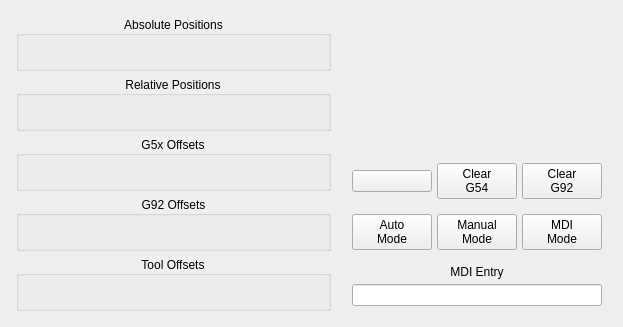
               <widget class="QWidget" name="tab_6">
                <attribute name="title">
                 <string>DRO</string>
                </attribute>
                <layout class="QHBoxLayout" name="horizontalLayout_6">
                 <item>
                  <widget class="QWidget" name="verticalWidget" native="true">
                   <property name="minimumSize">
                    <size>
                     <width>325</width>
                     <height>0</height>
                    </size>
                   </property>
                   <layout class="QVBoxLayout" name="verticalLayout_9">
                    <property name="spacing">
                     <number>5</number>
                    </property>
                    <property name="leftMargin">
                     <number>5</number>
                    </property>
                    <property name="topMargin">
                     <number>5</number>
                    </property>
                    <property name="rightMargin">
                     <number>5</number>
                    </property>
                    <property name="bottomMargin">
                     <number>5</number>
                    </property>
                    <item>
                     <widget class="QGroupBox" name="gridGroupBox">
                      <property name="title">
                       <string>Absolute Positions</string>
                      </property>
                      <property name="alignment">
                       <set>Qt::AlignCenter</set>
                      </property>
                      <property name="page" stdset="0">
                       <string>dro</string>
                      </property>
                      <layout class="QGridLayout" name="gridLayout_3">
                       <property name="spacing">
                        <number>5</number>
                       </property>
                       <item row="0" column="1">
                        <widget class="StatusLabel" name="statuslabel_5">
                         <property name="alignment">
                          <set>Qt::AlignCenter</set>
                         </property>
                         <property name="rules" stdset="0">
                          <string>[{&quot;channels&quot;: [{&quot;url&quot;: &quot;position:abs?string&amp;axis=y&quot;, &quot;trigger&quot;: true}], &quot;property&quot;: &quot;Text&quot;, &quot;expression&quot;: &quot;'Y\\n{}'.format(ch[0])&quot;, &quot;name&quot;: &quot;New Rule&quot;}]</string>
                         </property>
                        </widget>
                       </item>
                       <item row="0" column="0">
                        <widget class="StatusLabel" name="statuslabel_4">
                         <property name="alignment">
                          <set>Qt::AlignCenter</set>
                         </property>
                         <property name="rules" stdset="0">
                          <string>[{&quot;channels&quot;: [{&quot;url&quot;: &quot;position:abs?string&amp;axis=x&quot;, &quot;trigger&quot;: true}], &quot;property&quot;: &quot;Text&quot;, &quot;expression&quot;: &quot;'X\\n{}'.format(ch[0])&quot;, &quot;name&quot;: &quot;New Rule&quot;}]</string>
                         </property>
                        </widget>
                       </item>
                       <item row="0" column="2">
                        <widget class="StatusLabel" name="statuslabel_6">
                         <property name="alignment">
                          <set>Qt::AlignCenter</set>
                         </property>
                         <property name="rules" stdset="0">
                          <string>[{&quot;channels&quot;: [{&quot;url&quot;: &quot;position:abs?string&amp;axis=z&quot;, &quot;trigger&quot;: true}], &quot;property&quot;: &quot;Text&quot;, &quot;expression&quot;: &quot;'Z\\n{}'.format(ch[0])&quot;, &quot;name&quot;: &quot;New Rule&quot;}]</string>
                         </property>
                        </widget>
                       </item>
                      </layout>
                     </widget>
                    </item>
                    <item>
                     <widget class="QGroupBox" name="gridGroupBox_2">
                      <property name="title">
                       <string>Relative Positions</string>
                      </property>
                      <property name="alignment">
                       <set>Qt::AlignCenter</set>
                      </property>
                      <property name="page" stdset="0">
                       <string>dro</string>
                      </property>
                      <layout class="QGridLayout" name="gridLayout_4">
                       <property name="spacing">
                        <number>5</number>
                       </property>
                       <item row="0" column="1">
                        <widget class="StatusLabel" name="statuslabel_7">
                         <property name="alignment">
                          <set>Qt::AlignCenter</set>
                         </property>
                         <property name="rules" stdset="0">
                          <string>[{&quot;channels&quot;: [{&quot;url&quot;: &quot;position:rel?string&amp;axis=y&quot;, &quot;trigger&quot;: true}], &quot;property&quot;: &quot;Text&quot;, &quot;expression&quot;: &quot;'Y\\n{}'.format(ch[0])&quot;, &quot;name&quot;: &quot;New Rule&quot;}]</string>
                         </property>
                        </widget>
                       </item>
                       <item row="0" column="0">
                        <widget class="StatusLabel" name="statuslabel_8">
                         <property name="alignment">
                          <set>Qt::AlignCenter</set>
                         </property>
                         <property name="rules" stdset="0">
                          <string>[{&quot;channels&quot;: [{&quot;url&quot;: &quot;position:rel?string&amp;axis=x&quot;, &quot;trigger&quot;: true}], &quot;property&quot;: &quot;Text&quot;, &quot;expression&quot;: &quot;'X\\n{}'.format(ch[0])&quot;, &quot;name&quot;: &quot;New Rule&quot;}]</string>
                         </property>
                        </widget>
                       </item>
                       <item row="0" column="2">
                        <widget class="StatusLabel" name="statuslabel_9">
                         <property name="alignment">
                          <set>Qt::AlignCenter</set>
                         </property>
                         <property name="rules" stdset="0">
                          <string>[{&quot;channels&quot;: [{&quot;url&quot;: &quot;position:rel?string&amp;axis=z&quot;, &quot;trigger&quot;: true}], &quot;property&quot;: &quot;Text&quot;, &quot;expression&quot;: &quot;'Z\\n{}'.format(ch[0])&quot;, &quot;name&quot;: &quot;New Rule&quot;}]</string>
                         </property>
                        </widget>
                       </item>
                      </layout>
                     </widget>
                    </item>
                    <item>
                     <widget class="QGroupBox" name="gridGroupBox_3">
                      <property name="title">
                       <string>G5x Offsets</string>
                      </property>
                      <property name="alignment">
                       <set>Qt::AlignCenter</set>
                      </property>
                      <property name="page" stdset="0">
                       <string>dro</string>
                      </property>
                      <layout class="QGridLayout" name="gridLayout_5">
                       <property name="spacing">
                        <number>5</number>
                       </property>
                       <item row="0" column="1">
                        <widget class="StatusLabel" name="statuslabel_11">
                         <property name="alignment">
                          <set>Qt::AlignCenter</set>
                         </property>
                         <property name="rules" stdset="0">
                          <string>[{&quot;channels&quot;: [{&quot;url&quot;: &quot;status:g5x_offset&quot;, &quot;trigger&quot;: true}], &quot;property&quot;: &quot;Text&quot;, &quot;expression&quot;: &quot;'X\\n{:.4F}'.format(ch[0][0])&quot;, &quot;name&quot;: &quot;New Rule&quot;}]</string>
                         </property>
                        </widget>
                       </item>
                       <item row="0" column="2">
                        <widget class="StatusLabel" name="statuslabel_12">
                         <property name="alignment">
                          <set>Qt::AlignCenter</set>
                         </property>
                         <property name="rules" stdset="0">
                          <string>[{&quot;channels&quot;: [{&quot;url&quot;: &quot;status:g5x_offset&quot;, &quot;trigger&quot;: true}], &quot;property&quot;: &quot;Text&quot;, &quot;expression&quot;: &quot;'Y\\n{:.4F}'.format(ch[0][1])&quot;, &quot;name&quot;: &quot;New Rule&quot;}]</string>
                         </property>
                        </widget>
                       </item>
                       <item row="0" column="3">
                        <widget class="StatusLabel" name="statuslabel_17">
                         <property name="alignment">
                          <set>Qt::AlignCenter</set>
                         </property>
                         <property name="rules" stdset="0">
                          <string>[{&quot;channels&quot;: [{&quot;url&quot;: &quot;status:g5x_offset&quot;, &quot;trigger&quot;: true}], &quot;property&quot;: &quot;Text&quot;, &quot;expression&quot;: &quot;'Z\\n{:.4F}'.format(ch[0][2])&quot;, &quot;name&quot;: &quot;New Rule&quot;}]</string>
                         </property>
                        </widget>
                       </item>
                       <item row="0" column="0">
                        <widget class="StatusLabel" name="statuslabel_16">
                         <property name="alignment">
                          <set>Qt::AlignCenter</set>
                         </property>
                         <property name="rules" stdset="0">
                          <string>[{&quot;channels&quot;: [{&quot;url&quot;: &quot;status:g5x_index?string&quot;, &quot;trigger&quot;: true}], &quot;property&quot;: &quot;Text&quot;, &quot;expression&quot;: &quot;'Current\\n{}'.format(ch[0])&quot;, &quot;name&quot;: &quot;New Rule&quot;}]</string>
                         </property>
                        </widget>
                       </item>
                      </layout>
                     </widget>
                    </item>
                    <item>
                     <widget class="QGroupBox" name="gridGroupBox_4">
                      <property name="title">
                       <string>G92 Offsets</string>
                      </property>
                      <property name="alignment">
                       <set>Qt::AlignCenter</set>
                      </property>
                      <property name="page" stdset="0">
                       <string>dro</string>
                      </property>
                      <layout class="QGridLayout" name="gridLayout_6">
                       <property name="spacing">
                        <number>5</number>
                       </property>
                       <item row="0" column="1">
                        <widget class="StatusLabel" name="statuslabel_13">
                         <property name="alignment">
                          <set>Qt::AlignCenter</set>
                         </property>
                         <property name="rules" stdset="0">
                          <string>[{&quot;channels&quot;: [{&quot;url&quot;: &quot;status:g92_offset&quot;, &quot;trigger&quot;: true}], &quot;property&quot;: &quot;Text&quot;, &quot;expression&quot;: &quot;'Y\\n{:.4F}'.format(ch[0][1])&quot;, &quot;name&quot;: &quot;New Rule&quot;}]</string>
                         </property>
                        </widget>
                       </item>
                       <item row="0" column="0">
                        <widget class="StatusLabel" name="statuslabel_14">
                         <property name="alignment">
                          <set>Qt::AlignCenter</set>
                         </property>
                         <property name="rules" stdset="0">
                          <string>[{&quot;channels&quot;: [{&quot;url&quot;: &quot;status:g92_offset&quot;, &quot;trigger&quot;: true}], &quot;property&quot;: &quot;Text&quot;, &quot;expression&quot;: &quot;'X\\n{:.4F}'.format(ch[0][0])&quot;, &quot;name&quot;: &quot;New Rule&quot;}]</string>
                         </property>
                        </widget>
                       </item>
                       <item row="0" column="2">
                        <widget class="StatusLabel" name="statuslabel_15">
                         <property name="alignment">
                          <set>Qt::AlignCenter</set>
                         </property>
                         <property name="rules" stdset="0">
                          <string>[{&quot;channels&quot;: [{&quot;url&quot;: &quot;status:g92_offset&quot;, &quot;trigger&quot;: true}], &quot;property&quot;: &quot;Text&quot;, &quot;expression&quot;: &quot;'Z\\n{:.4F}'.format(ch[0][2])&quot;, &quot;name&quot;: &quot;New Rule&quot;}]</string>
                         </property>
                        </widget>
                       </item>
                      </layout>
                     </widget>
                    </item>
                    <item>
                     <widget class="QGroupBox" name="gridGroupBox_5">
                      <property name="title">
                       <string>Tool Offsets</string>
                      </property>
                      <property name="alignment">
                       <set>Qt::AlignCenter</set>
                      </property>
                      <property name="page" stdset="0">
                       <string>dro</string>
                      </property>
                      <layout class="QGridLayout" name="gridLayout_8">
                       <property name="spacing">
                        <number>5</number>
                       </property>
                       <item row="0" column="1">
                        <widget class="StatusLabel" name="statuslabel_21">
                         <property name="alignment">
                          <set>Qt::AlignCenter</set>
                         </property>
                         <property name="rules" stdset="0">
                          <string>[{&quot;channels&quot;: [{&quot;url&quot;: &quot;status:tool_offset&quot;, &quot;trigger&quot;: true}], &quot;property&quot;: &quot;Text&quot;, &quot;expression&quot;: &quot;'X\\n{:.4F}'.format(ch[0][0])&quot;, &quot;name&quot;: &quot;New Rule&quot;}]</string>
                         </property>
                        </widget>
                       </item>
                       <item row="0" column="2">
                        <widget class="StatusLabel" name="statuslabel_22">
                         <property name="alignment">
                          <set>Qt::AlignCenter</set>
                         </property>
                         <property name="rules" stdset="0">
                          <string>[{&quot;channels&quot;: [{&quot;url&quot;: &quot;status:tool_offset&quot;, &quot;trigger&quot;: true}], &quot;property&quot;: &quot;Text&quot;, &quot;expression&quot;: &quot;'Y\\n{:.4F}'.format(ch[0][1])&quot;, &quot;name&quot;: &quot;New Rule&quot;}]</string>
                         </property>
                        </widget>
                       </item>
                       <item row="0" column="3">
                        <widget class="StatusLabel" name="statuslabel_23">
                         <property name="alignment">
                          <set>Qt::AlignCenter</set>
                         </property>
                         <property name="rules" stdset="0">
                          <string>[{&quot;channels&quot;: [{&quot;url&quot;: &quot;status:tool_offset&quot;, &quot;trigger&quot;: true}], &quot;property&quot;: &quot;Text&quot;, &quot;expression&quot;: &quot;'Z\\n{:.4F}'.format(ch[0][2])&quot;, &quot;name&quot;: &quot;New Rule&quot;}]</string>
                         </property>
                        </widget>
                       </item>
                       <item row="0" column="0">
                        <widget class="StatusLabel" name="statuslabel_24">
                         <property name="alignment">
                          <set>Qt::AlignCenter</set>
                         </property>
                         <property name="rules" stdset="0">
                          <string>[{&quot;channels&quot;: [{&quot;url&quot;: &quot;status:tool_in_spindle&quot;, &quot;trigger&quot;: true}], &quot;property&quot;: &quot;Text&quot;, &quot;expression&quot;: &quot;'Current\\n{}'.format(ch[0])&quot;, &quot;name&quot;: &quot;New Rule&quot;}]</string>
                         </property>
                        </widget>
                       </item>
                      </layout>
                     </widget>
                    </item>
                   </layout>
                  </widget>
                 </item>
                 <item>
                  <widget class="QWidget" name="verticalWidget" native="true">
                   <layout class="QVBoxLayout" name="verticalLayout_13">
                    <property name="spacing">
                     <number>5</number>
                    </property>
                    <property name="leftMargin">
                     <number>5</number>
                    </property>
                    <property name="topMargin">
                     <number>5</number>
                    </property>
                    <property name="rightMargin">
                     <number>5</number>
                    </property>
                    <property name="bottomMargin">
                     <number>5</number>
                    </property>
                    <item>
                     <spacer name="verticalSpacer">
                      <property name="orientation">
                       <enum>Qt::Vertical</enum>
                      </property>
                      <property name="sizeHint" stdset="0">
                       <size>
                        <width>20</width>
                        <height>40</height>
                       </size>
                      </property>
                     </spacer>
                    </item>
                    <item>
                     <widget class="QWidget" name="horizontalWidget" native="true">
                      <layout class="QHBoxLayout" name="horizontalLayout_9">
                       <property name="spacing">
                        <number>5</number>
                       </property>
                       <property name="leftMargin">
                        <number>5</number>
                       </property>
                       <property name="topMargin">
                        <number>5</number>
                       </property>
                       <property name="rightMargin">
                        <number>5</number>
                       </property>
                       <property name="bottomMargin">
                        <number>5</number>
                       </property>
                       <item>
                        <widget class="MDIButton" name="mdibutton_4"/>
                       </item>
                       <item>
                        <widget class="MDIButton" name="mdibutton_3">
                         <property name="text">
                          <string>Clear
G54</string>
                         </property>
                         <property name="MDICommand" stdset="0">
                          <string>G10 L2 P1 X0 Y0 Z0 R0</string>
                         </property>
                        </widget>
                       </item>
                       <item>
                        <widget class="MDIButton" name="mdibutton_5">
                         <property name="text">
                          <string>Clear
G92</string>
                         </property>
                         <property name="MDICommand" stdset="0">
                          <string>G92.1</string>
                         </property>
                        </widget>
                       </item>
                      </layout>
                     </widget>
                    </item>
                    <item>
                     <widget class="QWidget" name="horizontalWidget" native="true">
                      <layout class="QHBoxLayout" name="horizontalLayout_8">
                       <property name="spacing">
                        <number>5</number>
                       </property>
                       <property name="leftMargin">
                        <number>5</number>
                       </property>
                       <property name="topMargin">
                        <number>5</number>
                       </property>
                       <property name="rightMargin">
                        <number>5</number>
                       </property>
                       <property name="bottomMargin">
                        <number>5</number>
                       </property>
                       <item>
                        <widget class="ActionButton" name="actionbutton_18">
                         <property name="text">
                          <string>Auto
Mode</string>
                         </property>
                         <property name="checkable">
                          <bool>true</bool>
                         </property>
                         <property name="rules" stdset="0">
                          <string>[]</string>
                         </property>
                         <property name="actionName" stdset="0">
                          <string>machine.mode.auto</string>
                         </property>
                         <attribute name="buttonGroup">
                          <string notr="true">modeBtnGrp</string>
                         </attribute>
                        </widget>
                       </item>
                       <item>
                        <widget class="ActionButton" name="actionbutton_19">
                         <property name="text">
                          <string>Manual
Mode</string>
                         </property>
                         <property name="checkable">
                          <bool>true</bool>
                         </property>
                         <property name="actionName" stdset="0">
                          <string>machine.mode.manual</string>
                         </property>
                         <attribute name="buttonGroup">
                          <string notr="true">modeBtnGrp</string>
                         </attribute>
                        </widget>
                       </item>
                       <item>
                        <widget class="ActionButton" name="actionbutton_17">
                         <property name="text">
                          <string>MDI
Mode</string>
                         </property>
                         <property name="checkable">
                          <bool>true</bool>
                         </property>
                         <property name="actionName" stdset="0">
                          <string>machine.mode.mdi</string>
                         </property>
                         <attribute name="buttonGroup">
                          <string notr="true">modeBtnGrp</string>
                         </attribute>
                        </widget>
                       </item>
                      </layout>
                     </widget>
                    </item>
                    <item>
                     <widget class="QWidget" name="horizontalWidget" native="true">
                      <layout class="QVBoxLayout" name="verticalLayout_14">
                       <property name="spacing">
                        <number>5</number>
                       </property>
                       <property name="leftMargin">
                        <number>5</number>
                       </property>
                       <property name="topMargin">
                        <number>5</number>
                       </property>
                       <property name="rightMargin">
                        <number>5</number>
                       </property>
                       <property name="bottomMargin">
                        <number>5</number>
                       </property>
                       <item>
                        <widget class="QLabel" name="label_11">
                         <property name="text">
                          <string>MDI Entry</string>
                         </property>
                         <property name="alignment">
                          <set>Qt::AlignCenter</set>
                         </property>
                        </widget>
                       </item>
                       <item>
                        <widget class="MDIEntry" name="mdientry_2"/>
                       </item>
                      </layout>
                     </widget>
                    </item>
                   </layout>
                  </widget>
                 </item>
                </layout>
               </widget>
